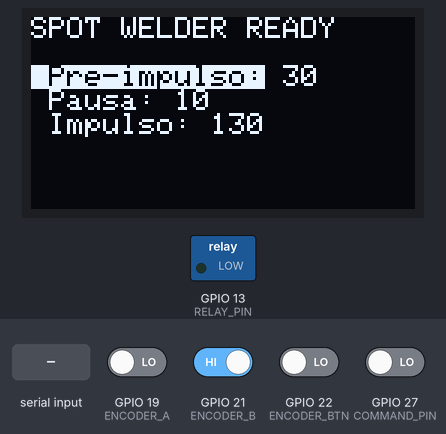
A program run on a simulated ESP32. Shown: 128×64 one-colour display, switched loads named in the program (green lamp = pin HIGH). The inputs (shaded band) are chosen by the test bench; at power-on: GPIO 21 (ENCODER_B) HIGH, GPIO 19 (ENCODER_A), GPIO 22 (ENCODER_BTN), GPIO 27 (COMMAND_PIN) LOW.

Above: at 1.2 s.
1.3 s: GPIO 27 (COMMAND_PIN) driven HIGH
At 2.7 s:
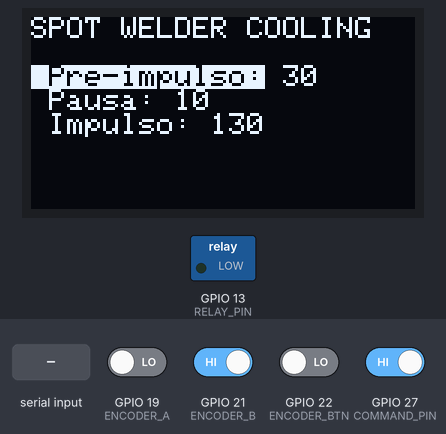
3.0 s: "e" received over Serial
At 4.7 s:
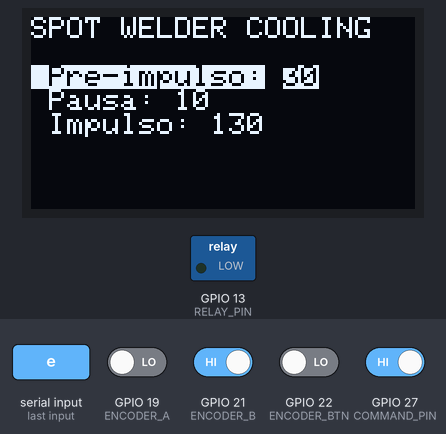
Timing chart, 0 to 6.2 s (numbered marks = the images above; inputs shaded):
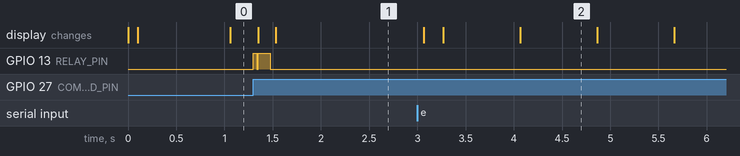

Measured:
- after the input at 1.3 s, GPIO 13 (RELAY_PIN): LOW → HIGH at once, → LOW 0.04 s later, → HIGH 0.02 s later, → LOW 0.13 s later; the display: first changes after 0.05 s (image 1 shows a later state)
- after the input at 3.0 s, the display: changes after 0.07 s (image 2)
- what the display in image 2 shows lasts 0.8 s, from 4.1 s to 4.9 s

The program:

main.cpp
```cpp
#include <Arduino.h>
#include <SPI.h>
#include <Adafruit_GFX.h>
#include <Adafruit_SH110X.h>


// FreeRTOS Configuration
#if CONFIG_FREERTOS_UNICORE
#define ARDUINO_RUNNING_CORE 0
#else
#define ARDUINO_RUNNING_CORE 1
#endif

// Define OLED Pins
#define OLED_MOSI     23
#define OLED_CLK      18
#define OLED_DC       4
#define OLED_CS       5
#define OLED_RST      2

// Define rotary encoder pins
#define ENCODER_A 19
#define ENCODER_B 21
#define ENCODER_BTN 22

// Define spot welder specific constants and pins
#define RELAY_PIN 13
#define COMMAND_PIN 27
#define MIN_VALUE 10
#define MAX_VALUE 400
#define ADVANCE 5


// Declare FreeRTOS task functions and handlers
void TaskImpulse( void *pvParameters );
TaskHandle_t TaskImpulseHandle;
void TaskDrawMenu( void *pvParameters );
TaskHandle_t TaskDrawMenuHandle;
void TaskSerialCommands( void *pvParameters );
TaskHandle_t TaskSerialCommandsHandle;
void TaskEncoder( void *pvParameters );
TaskHandle_t TaskEncoderHandle;

// Declare normal functions
void preCalcTiming();
void serialFlush();
void menuLineOLED(int lineNum);
void printMenuLineOLED(String name, String value = "", bool selected = false, bool editMode = false);
void printOLED(String toPrint, bool inverted = false);
void printlnOLED(String toPrint, bool inverted = false);

// System status variables
String status = "BOOTING";

// Spot welder specific variables
String valuesNames[3] = {"Pre-impulso", "Pausa", "Impulso"};
int values[3] = {30, 10, 130};
int timings[3] = {25, 5, 125};

// Menu variables
int selectedValue = 0;
bool editing = false;
bool menuBlinkState = false;

// Encoder variables
int encoderPos = 0;
int lastEncA = LOW;
int lastEncB = LOW;

// Create the OLED display object
Adafruit_SH1106G display = Adafruit_SH1106G(128, 64,OLED_MOSI, OLED_CLK, OLED_DC, OLED_RST, OLED_CS);

void setup() {
  // Start Serial
  Serial.begin(9600);

  //Starting the four main tasks
  xTaskCreatePinnedToCore(
    TaskImpulse
    ,  "TaskImpulse"
    ,  2048  // This stack size can be checked & adjusted by reading the Stack Highwater
    ,  NULL
    ,  3  // Priority, with 3 (configMAX_PRIORITIES - 1) being the highest, and 0 being the lowest.
    ,  &TaskImpulseHandle
    ,  ARDUINO_RUNNING_CORE);

  xTaskCreatePinnedToCore(
    TaskDrawMenu
    ,  "TaskDrawMenu"
    ,  2048
    ,  NULL
    ,  2
    ,  &TaskDrawMenuHandle
    ,  ARDUINO_RUNNING_CORE);

  xTaskCreatePinnedToCore(
    TaskSerialCommands
    ,  "TaskSerialCommands"
    ,  2048
    ,  NULL
    ,  1
    ,  &TaskSerialCommandsHandle
    ,  ARDUINO_RUNNING_CORE);

  xTaskCreatePinnedToCore(
    TaskEncoder
    ,  "TaskEncoder"
    ,  2048
    ,  NULL
    ,  1
    ,  &TaskEncoderHandle
    ,  ARDUINO_RUNNING_CORE);
}

// Empty main loop because... FreeRTOS
void loop() {
}

// The task to handle the actual zapping
void TaskImpulse(void *pvParameters)
{
  (void) pvParameters;

  // Wait one second to be sure everything is ready to be started
  vTaskDelay(1000 / portTICK_PERIOD_MS );

  // Check for strange bootup statuses and stop everything if needed
  if(status != "BOOTING") {
    vTaskDelete(TaskImpulseHandle);
    status == "ERROR";
  } else {
    // Enable Relay pin output
    pinMode(RELAY_PIN, OUTPUT);
  }

  // Infinite task loop
  for (;;) {
    // Check if we're entering for the first time
    if(status == "BOOTING") {
      // Everything ready, suspend the task to wait for a zapp command
      status = "READY";
      vTaskSuspend(TaskImpulseHandle);
      status == "ERROR";
    } else if(status == "READY") {
      // This is a real zapp command, pre-calculate timing values
      preCalcTiming();
      status = "ZAPP";
      //Pre-impulse routine
      digitalWrite(RELAY_PIN, HIGH);
      vTaskDelay(timings[0] / portTICK_PERIOD_MS );
      digitalWrite(RELAY_PIN, LOW);
      vTaskDelay(ADVANCE / portTICK_PERIOD_MS );

      //Pause routine (can be simplified and merged up or down, keep for now)
      vTaskDelay(timings[1] / portTICK_PERIOD_MS );
      vTaskDelay(ADVANCE / portTICK_PERIOD_MS );

      //Impulse routine
      digitalWrite(RELAY_PIN, HIGH);
      vTaskDelay(timings[2] / portTICK_PERIOD_MS );
      digitalWrite(RELAY_PIN, LOW);
      vTaskDelay(ADVANCE / portTICK_PERIOD_MS );

      // Wait 5 seconds of cool-down (to avoid multiple firings and real overheating)
      status = "COOLING";
      vTaskDelay(5000 / portTICK_PERIOD_MS );
      status = "READY";

      // Goodnight, see you next zapp
      vTaskSuspend(TaskImpulseHandle);
    }
  }
}

void TaskDrawMenu(void *pvParameters)  // This is a task.
{
  (void) pvParameters;

  // Start OLED
  display.begin(0, true);
  display.clearDisplay();
  display.setTextSize(1);
  display.setTextColor(SH110X_WHITE);

  TickType_t previousMenuTick;
  TickType_t currentMenuTick;
  previousMenuTick = xTaskGetTickCount();

  for (;;) {
    currentMenuTick = xTaskGetTickCount();
    if(currentMenuTick - previousMenuTick >= 750 / portTICK_PERIOD_MS) {
        menuBlinkState = !menuBlinkState;
        previousMenuTick = currentMenuTick;
    }
    // 25-ish FPS screen update
    vTaskDelay(40 / portTICK_PERIOD_MS );

    display.clearDisplay();
    display.setCursor(0,0);

    // Header
    printlnOLED("SPOT WELDER " + status);
    printlnOLED("");

    // Pre-impulse entry
    menuLineOLED(0);

    // Pause entry
    menuLineOLED(1);

    // Impulse entry
    menuLineOLED(2);

    display.display();
  }
}

void TaskSerialCommands(void *pvParameters)  // This is a task.
{
  (void) pvParameters;

  for (;;) {
    // controlla se ci sono nuovi dati in arrivo dalla seriale
    if (Serial.available() > 0) {
      // leggi il valore inviato tramite seriale
      char val = Serial.read();
      // se il valore è un numero da 1 a 3, seleziona il valore corrispondente
      if (val >= '1' && val <= '3') {
        selectedValue = val - '1';
        editing = false;
      }
      // se il valore è "u", incrementa il valore selezionato di 10
      if (val == 'i') {
        values[selectedValue] += 10;
        values[selectedValue] = constrain(values[selectedValue], MIN_VALUE, MAX_VALUE);
      }
      // se il valore è "d", decrementa il valore selezionato di 10
      if (val == 'd') {
        values[selectedValue] -= 10;
        values[selectedValue] = constrain(values[selectedValue], MIN_VALUE, MAX_VALUE);
      }
      if (val == 'e') {
        editing = !editing;
      }
      if (val == '!') {
        vTaskResume(TaskImpulseHandle);
      }
      serialFlush();
    }
  }
}

// Task to handle the menu navigation using the encoder
void TaskEncoder(void *pvParameters)
{
  (void) pvParameters;
  pinMode(COMMAND_PIN, INPUT);

  // Infinite task loop
  for (;;) {
    int commandBtn = digitalRead(COMMAND_PIN);

    // leggi l'input dell'encoder
    int encA = digitalRead(ENCODER_A);
    int encB = digitalRead(ENCODER_B);
    int encBtn = digitalRead(ENCODER_BTN);

    // se il pulsante dell'encoder viene premuto, cambia lo stato di editing
    if (commandBtn == HIGH) {
      vTaskResume(TaskImpulseHandle);
      while (commandBtn == HIGH)
      {
        commandBtn = digitalRead(COMMAND_PIN);
        vTaskDelay(100 / portTICK_PERIOD_MS );
      }
    }

    // se il pulsante dell'encoder viene premuto, cambia lo stato di editing
    if (encBtn == HIGH) {
      editing = !editing;
      while (encBtn == HIGH)
      {
        encBtn = digitalRead(ENCODER_BTN);
        vTaskDelay(100 / portTICK_PERIOD_MS );
      }
    }

    // se si è in modalità di editing, utilizza l'encoder per modificare il valore selezionato
    if (editing) {
      // aggiorna la posizione dell'encoder in base al segnale A e B
      if (encA != lastEncA || encB != lastEncB) {
        if (encA == LOW && encB == HIGH) {
          encoderPos--;
        }
        if (encA == HIGH && encB == LOW) {
          encoderPos++;
        }
        // aggiorna il valore selezionato in base alla posizione dell'encoder
        values[selectedValue] += encoderPos;
        values[selectedValue] = constrain(values[selectedValue], MIN_VALUE, MAX_VALUE);
        encoderPos = 0;
      }
    }
    // altrimenti, utilizza l'encoder per selezionare un valore
    else {
      // aggiorna la posizione dell'encoder in base al segnale A e B
      if (encA != lastEncA || encB != lastEncB) {
        if (encA == LOW && encB == HIGH) {
          encoderPos--;
        }
        if (encA == HIGH && encB == LOW) {
          encoderPos++;
        }
        // aggiorna il valore selezionato in base alla posizione dell'encoder
        selectedValue = constrain(encoderPos % 3, 0, 2);
        encoderPos = 0;
      }
    }

    lastEncA = encA;
    lastEncB = encB;
  }
}

// Function to pre-calculate timings from current values and default
// advance to switch the relaypin in time for the next 0-crossing of the
// mains voltage
void preCalcTiming() {
  timings[0] = values[0] - ADVANCE;
  timings[1] = values[1] - ADVANCE;
  timings[2] = values[2] - ADVANCE;
}

// Function to flush serial buffer
void serialFlush() {
  char t = 0;
  while(Serial.available() > 0) {
    t = Serial.read();
  }
}

// Function to handle a the printing process of a single line of the menu
void menuLineOLED(int lineNum) {
  if(lineNum == selectedValue) {
    if(editing && menuBlinkState) {
      printMenuLineOLED(valuesNames[lineNum], (String)values[lineNum], true, true);
    } else {
      printMenuLineOLED(valuesNames[lineNum], (String)values[lineNum], true, false);
    }
  } else {
    printMenuLineOLED(valuesNames[lineNum], (String)values[lineNum], false, false);
  }
}

// Function to assemble and print a single line of the menu
void printMenuLineOLED(String name, String value, bool selected, bool editMode) {
    if (selected) {
      printOLED(" " + name + ":", true);
    } else {
      printOLED(" " + name + ":");
    }

    printOLED(" ");

    if (selected && editMode) {
      printlnOLED(value, true);
    } else {
      printlnOLED(value);
    }
}

// Function to print string on OLED without minding changing colors
void printOLED(String toPrint, bool inverted) {
  if(inverted) {
    display.setTextColor(SH110X_BLACK, SH110X_WHITE);
  } else {
    display.setTextColor(SH110X_WHITE);
  }
  display.print(toPrint);
}

// Function to print string on OLED without minding changing colors (new line)
void printlnOLED(String toPrint, bool inverted) {
  if(inverted) {
    display.setTextColor(SH110X_BLACK, SH110X_WHITE);
  } else {
    display.setTextColor(SH110X_WHITE);
  }
  display.println(toPrint);
}
```
